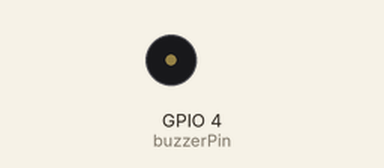
Simulated run of this sketch. Board: ESP32. Shown: buzzer (waves = sounding).

Above: at 0.35 s.
At 2.6 s:
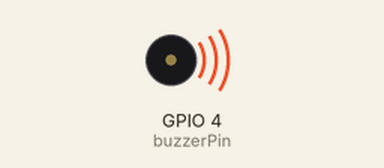
Timing chart, 0 to 3.0 s (numbered marks = the images above):
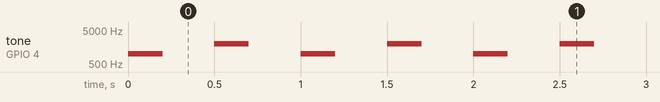

The sketch:

TestBuzzer.ino
```cpp
// 蜂鳴器測試程式 (無源蜂鳴器)

int buzzerPin = 4; // 我們把蜂鳴器的 S (訊號) 腳位接到 ESP32 的 D4

void setup() {
  pinMode(buzzerPin, OUTPUT);
}

void loop() {
  // tone(腳位, 頻率, 持續時間)
  // 發出 1000Hz 的聲音，持續 200 毫秒
  tone(buzzerPin, 1000, 200);
  delay(500); // 停頓 0.5 秒

  // 發出 2000Hz 的聲音，持續 200 毫秒
  tone(buzzerPin, 2000, 200);
  delay(500); // 停頓 0.5 秒
}
```

Measured:
- by itself, tone on GPIO 4 (buzzerPin): repeats every 1.0 s: silent 0.30 s, 2000 Hz 0.20 s, silent 0.30 s, 1000 Hz 0.20 s
